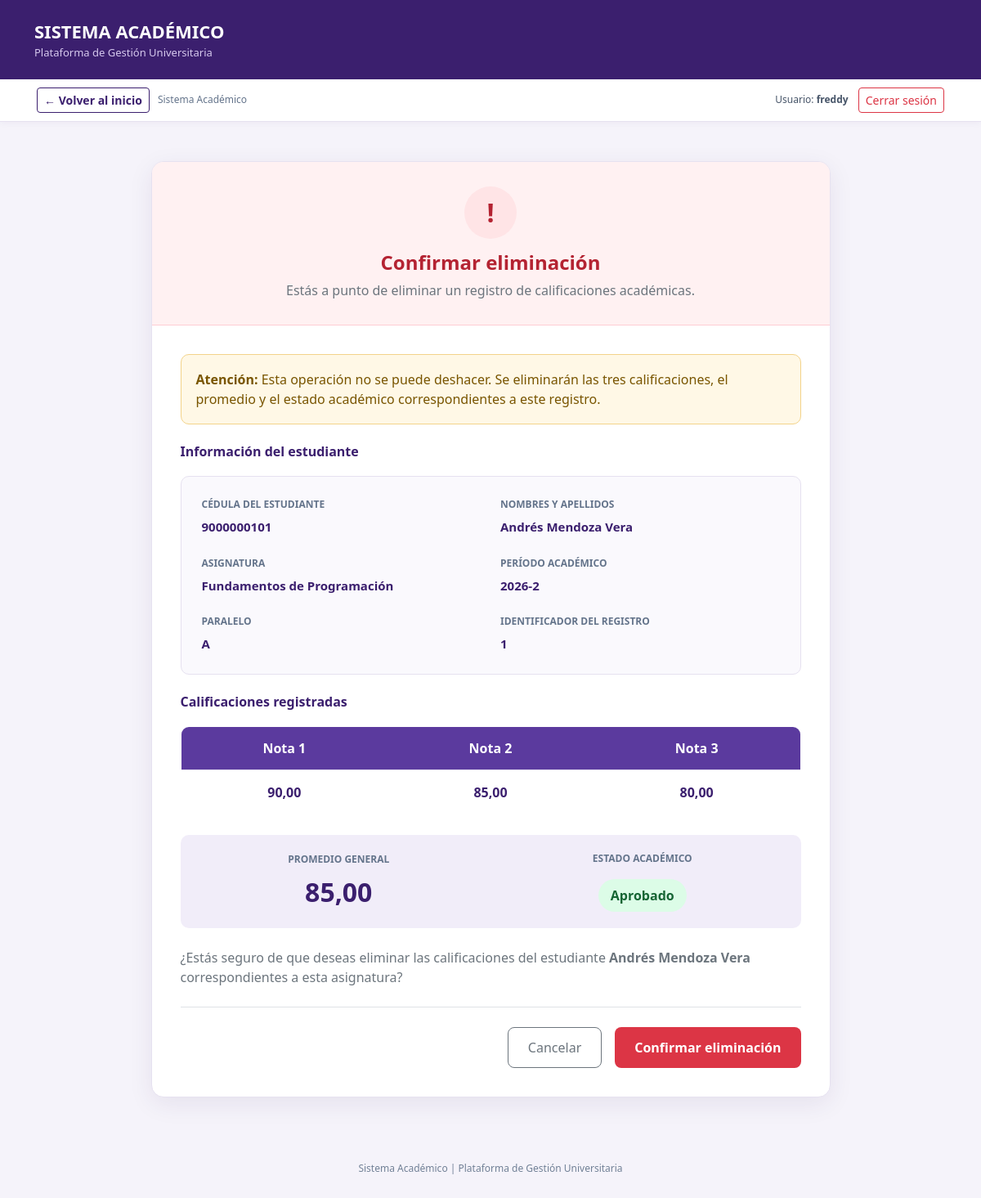
Screenshot of /academico/notas/1/eliminar/ (signed in) with the database file from the repository.
### academico/models.py (models this page shows, shortened)
class Nota(ModeloBase):
    matricula = models.OneToOneField(
        Matricula,
        on_delete=models.PROTECT,
        related_name="nota"
    )
    n1 = models.DecimalField(
        "Nota 1",
        max_digits=5,
        decimal_places=2,
        default=0,
        validators=VALIDAR_NOTA
    )
    n2 = models.DecimalField(
        "Nota 2",
        max_digits=5,
        decimal_places=2,
        default=0,
        validators=VALIDAR_NOTA
    )
    n3 = models.DecimalField(
        "Nota 3",
        max_digits=5,
        decimal_places=2,
        default=0,
        validators=VALIDAR_NOTA
    )
    promedio = models.DecimalField(
        max_digits=5,
        decimal_places=2,
        default=0,
        editable=False
    )
    estado = models.CharField(
        max_length=10,
        choices=EstadoNota.choices,
        default=EstadoNota.REPROBADO,
        editable=False
    )
    class Meta:
        verbose_name = "Nota"
        verbose_name_plural = "Notas"

class Matricula(ModeloBase):
    estudiante = models.ForeignKey(
        Estudiante,
        on_delete=models.PROTECT,
        related_name="matriculas"
    )
    seccion = models.ForeignKey(
        Seccion,
        on_delete=models.PROTECT,
        related_name="matriculas"
    )
    fecha = models.DateField(default=timezone.localdate)
    class Meta:
        verbose_name = "Matrícula"
        verbose_name_plural = "Matrículas"
        ordering = ["-fecha"]
        constraints = [
            models.UniqueConstraint(
                fields=["estudiante", "seccion"],
                name="matricula_unica"
            ),
        ]

class Estudiante(ModeloBase):
    cedula = models.CharField(
        "Cédula",
        max_length=10,
        unique=True
    )
    nombres = models.CharField(max_length=80)
    apellidos = models.CharField(max_length=80)
    email = models.EmailField(
        "Correo",
        blank=True
    )
    telefono = models.CharField(
        "Teléfono",
        max_length=15,
        blank=True
    )
    fecha_nacimiento = models.DateField(
        "Fecha de nacimiento",
        null=True,
        blank=True
    )
    carrera = models.ForeignKey(
        Carrera,
        on_delete=models.PROTECT,
        related_name="estudiantes"
    )
    foto = models.ImageField(
        upload_to="estudiantes/",
        blank=True
    )
    class Meta:
        verbose_name = "Estudiante"
        verbose_name_plural = "Estudiantes"
        ordering = ["apellidos", "nombres"]

class Seccion(ModeloBase):
    curso = models.ForeignKey(
        Curso,
        on_delete=models.PROTECT,
        related_name="secciones"
    )
    periodo = models.ForeignKey(
        Periodo,
        on_delete=models.PROTECT,
        related_name="secciones"
    )
    profesor = models.ForeignKey(
        Profesor,
        on_delete=models.PROTECT,
        related_name="secciones"
    )
    paralelo = models.CharField(max_length=2, default="A")
    jornada = models.CharField(
        max_length=10,
        choices=Jornada.choices,
        default=Jornada.DIURNA
    )
    cupo = models.PositiveSmallIntegerField(default=30)
    estudiantes = models.ManyToManyField(
        "Estudiante",
        through="Matricula",
        related_name="secciones"
    )
    class Meta:
        verbose_name = "Sección"
        verbose_name_plural = "Secciones"
        ordering = ["periodo", "curso", "paralelo"]
        constraints = [
            models.UniqueConstraint(
                fields=["curso", "periodo", "paralelo", "jornada"],
                name="seccion_unica"
            ),
        ]

class Curso(ModeloBase):
    carrera = models.ForeignKey(
        Carrera,
        on_delete=models.PROTECT,
        related_name="cursos"
    )
    semestre = models.ForeignKey(
        Semestre,
        on_delete=models.PROTECT,
        related_name="cursos"
    )
    codigo = models.CharField("Código", max_length=12, unique=True)
    nombre = models.CharField(max_length=150)
    creditos = models.PositiveSmallIntegerField("Créditos", default=3)
    class Meta:
        verbose_name = "Curso"
        verbose_name_plural = "Cursos"
        ordering = ["carrera", "semestre__numero", "nombre"]

class Periodo(ModeloBase):
    nombre = models.CharField(max_length=20, unique=True)
    fecha_inicio = models.DateField("Fecha de inicio")
    fecha_fin = models.DateField("Fecha de fin")
    activo = models.BooleanField(default=False)
    class Meta:
        verbose_name = "Periodo"
        verbose_name_plural = "Periodos"
        ordering = ["-fecha_inicio"]

### academico/views.py (the view, shortened to what this page needs)
class NotaDeleteView(
    LoginRequiredMixin,
    DeleteView
):
    model = Nota
    template_name = (
        "academico/nota_confirmar_eliminar.html"
    )
    success_url = reverse_lazy(
        "academico:nota_lista"
    )
    login_url = "login"

### academico/templates/academico/nota_confirmar_eliminar.html (shortened to what this page needs)
<!DOCTYPE html>
<html lang="es">
<head>
    <link
        href="https://cdn.jsdelivr.net/npm/bootstrap@5.3.3/dist/css/bootstrap.min.css"
        rel="stylesheet"
    >
</head>
<body>
    <header class="barra-superior">
        <div class="container">
            <div class="marca">
                SISTEMA ACADÉMICO
            </div>
            <div class="subtitulo">
                Plataforma de Gestión Universitaria
            </div>
        </div>
    </header>
    {% include "core/_navegacion.html" %}
    <main class="container py-5">
        <div class="row justify-content-center">
            <div class="col-lg-9">
                <div class="tarjeta">
                    <div class="encabezado-alerta">
                        <div class="icono-alerta">
                            !
                        </div>
                        <h2 class="titulo-alerta">
                            Confirmar eliminación
                        </h2>
                        <p class="text-secondary mb-0">
                            Estás a punto de eliminar
                            un registro de calificaciones académicas.
                        </p>
                    </div>
                    <div class="cuerpo">
                        <div class="mensaje-advertencia mb-4">
                            <strong>Atención:</strong>
                            Esta operación no se puede deshacer.
                            Se eliminarán las tres calificaciones,
                            el promedio y el estado académico
                            correspondientes a este registro.
                        </div>
                        <h5 class="titulo-seccion">
                            Información del estudiante
                        </h5>
                        <div class="panel-informacion mb-4">
                            <div class="row g-4">
                                <div class="col-md-6">
                                    <div class="etiqueta">
                                        CÉDULA DEL ESTUDIANTE
                                    </div>
                                    <div class="valor">
                                        {{ object.matricula.estudiante.cedula }}
                                    </div>
                                </div>
                                <div class="col-md-6">
                                    <div class="etiqueta">
                                        NOMBRES Y APELLIDOS
                                    </div>
                                    <div class="valor">
                                        {{ object.matricula.estudiante.nombres }}
                                        {{ object.matricula.estudiante.apellidos }}
                                    </div>
                                </div>
                                <div class="col-md-6">
                                    <div class="etiqueta">
                                        ASIGNATURA
                                    </div>
                                    <div class="valor">
                                        {{ object.matricula.seccion.curso.nombre }}
                                    </div>
                                </div>
                                <div class="col-md-6">
                                    <div class="etiqueta">
                                        PERÍODO ACADÉMICO
                                    </div>
                                    <div class="valor">
                                        {{ object.matricula.seccion.periodo.nombre }}
                                    </div>
                                </div>
                                <div class="col-md-6">
                                    <div class="etiqueta">
                                        PARALELO
                                    </div>
                                    <div class="valor">
                                        {{ object.matricula.seccion.paralelo }}
                                    </div>
                                </div>
                                <div class="col-md-6">
                                    <div class="etiqueta">
                                        IDENTIFICADOR DEL REGISTRO
                                    </div>
                                    <div class="valor">
                                        {{ object.pk }}
                                    </div>
                                </div>
                            </div>
                        </div>
                        <h5 class="titulo-seccion">
                            Calificaciones registradas
                        </h5>
                        <div class="table-responsive mb-4">
                            <table class="table tabla-calificaciones mb-0">
                                <thead>
                                    <tr>
                                        <th>Nota 1</th>
                                        <th>Nota 2</th>
                                        <th>Nota 3</th>
                                    </tr>
                                </thead>
                                <tbody>
                                    <tr>
                                        <td>{{ object.n1 }}</td>
                                        <td>{{ object.n2 }}</td>
                                        <td>{{ object.n3 }}</td>
                                    </tr>
                                </tbody>
                            </table>
                        </div>
                        <div class="promedio mb-4">
                            <div class="row align-items-center g-4">
                                <div class="col-md-6">
                                    <div class="etiqueta">
                                        PROMEDIO GENERAL
                                    </div>
                                    <div class="numero-promedio">
                                        {{ object.promedio }}
                                    </div>
                                </div>
                                <div class="col-md-6">
                                    <div class="etiqueta mb-3">
                                        ESTADO ACADÉMICO
                                    </div>
                                    {% if object.promedio >= 70 %}
                                        <span class="estado-aprobado">
                                            Aprobado
                                        </span>
                                    {% else %}
                                        <span class="estado-reprobado">
                                            Reprobado
                                        </span>
                                    {% endif %}
                                </div>
                            </div>
                        </div>
                        <p class="text-secondary">
                            ¿Estás seguro de que deseas eliminar
                            las calificaciones del estudiante
                            <strong>
                                {{ object.matricula.estudiante.nombres }}
                                {{ object.matricula.estudiante.apellidos }}
                            </strong>
                            correspondientes a esta asignatura?
                        </p>
                        <form method="post">
                            <div class="d-flex flex-wrap gap-3 justify-content-end border-top pt-4 mt-4">
                                <a
                                    href="{% url 'academico:nota_lista' %}"
                                    class="btn btn-outline-secondary btn-cancelar"
                                >
                                    Cancelar
                                </a>
                                <button
                                    type="submit"
                                    class="btn btn-eliminar"
                                >
                                    Confirmar eliminación
                                </button>
                            </div>
                        </form>
                    </div>
                </div>
            </div>
        </div>
    </main>
    <footer class="pie-sistema">
        Sistema Académico |
        Plataforma de Gestión Universitaria
    </footer>
</body>
</html>

### core/templates/core/_navegacion.html (shortened to what this page needs)
<nav aria-label="Navegación del sistema" style="background:#fff;border-bottom:1px solid #e6e1f0;box-shadow:0 2px 8px rgba(59,31,110,.04)">
  <div style="max-width:1140px;margin:0 auto;padding:10px 15px;display:flex;align-items:center;justify-content:space-between;gap:12px;flex-wrap:wrap">
    <div style="display:flex;align-items:center;gap:10px;flex-wrap:wrap">
      {% if request.path != '/' %}
      <a href="{% url 'inicio' %}" class="btn btn-outline-primary btn-sm" style="border-color:#3b1f6e;color:#3b1f6e;font-weight:600">
        &larr; Volver al inicio
      </a>
      {% else %}
      <span style="font-weight:700;color:#3b1f6e;font-size:14px">Panel principal</span>
      {% endif %}
      <span style="font-size:12px;color:#64748b">Sistema Académico</span>
    </div>
    <div style="display:flex;align-items:center;gap:12px;flex-wrap:wrap">
      <span style="font-size:12px;color:#475569">Usuario: <strong>{{ request.user.get_username }}</strong></span>
      <form action="{% url 'logout' %}" method="post" style="margin:0">
        <button type="submit" class="btn btn-outline-danger btn-sm" aria-label="Cerrar sesión del sistema">Cerrar sesión</button>
      </form>
    </div>
  </div>
</nav>

### rows the page displays
Nota: matricula.estudiante.cedula "9000000101", matricula.estudiante.nombres "Andrés", matricula.estudiante.apellidos "Mendoza Vera", matricula.seccion.curso.nombre "Fundamentos de Programación", matricula.seccion.periodo.nombre "2026-2", matricula.seccion.paralelo "A", pk "1", n1 "90,00", n2 "85,00", n3 "80,00", promedio "85,00"

### other values shown
{{ request.user.get_username }} "freddy"
